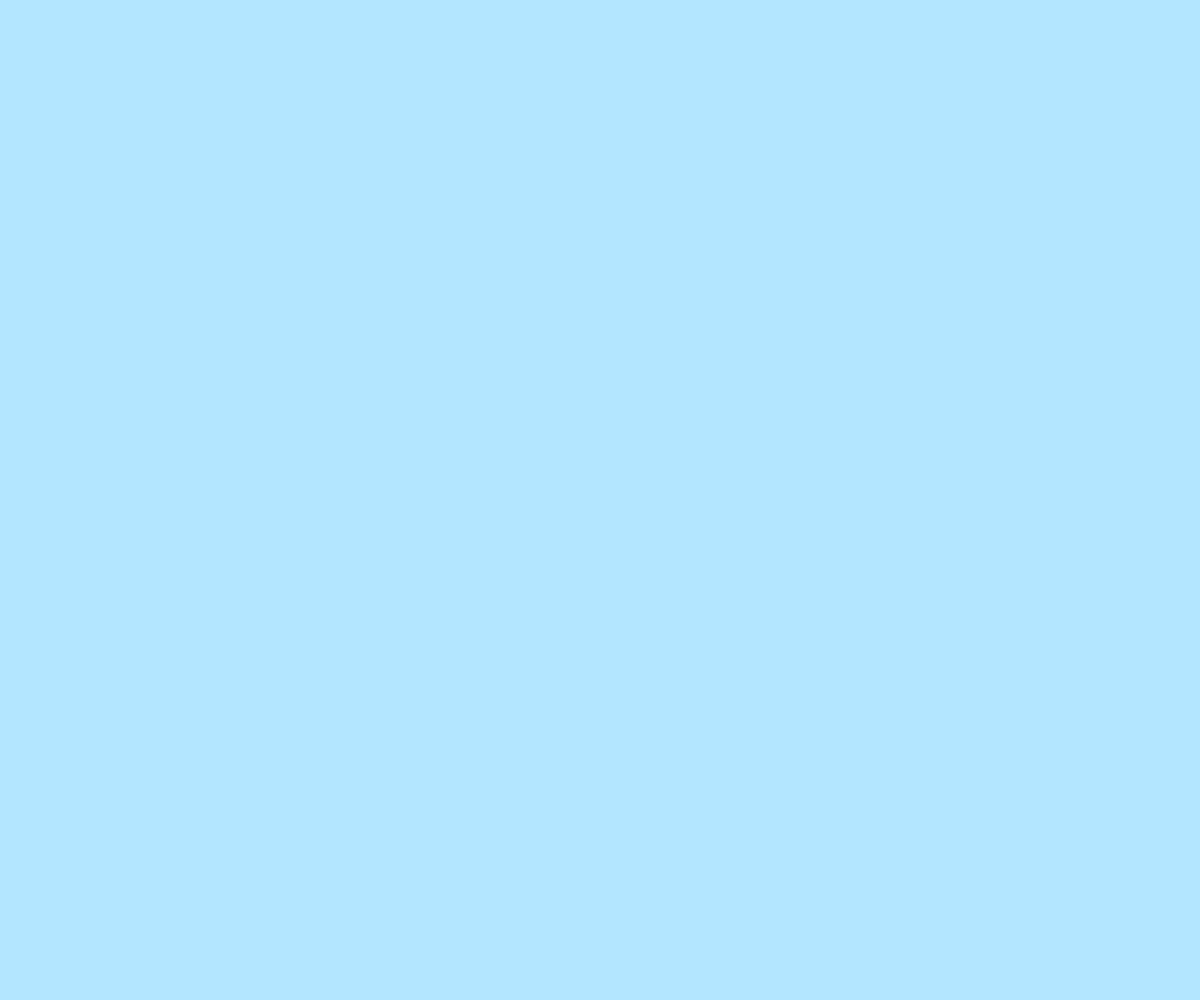
Frame 1 (no input)
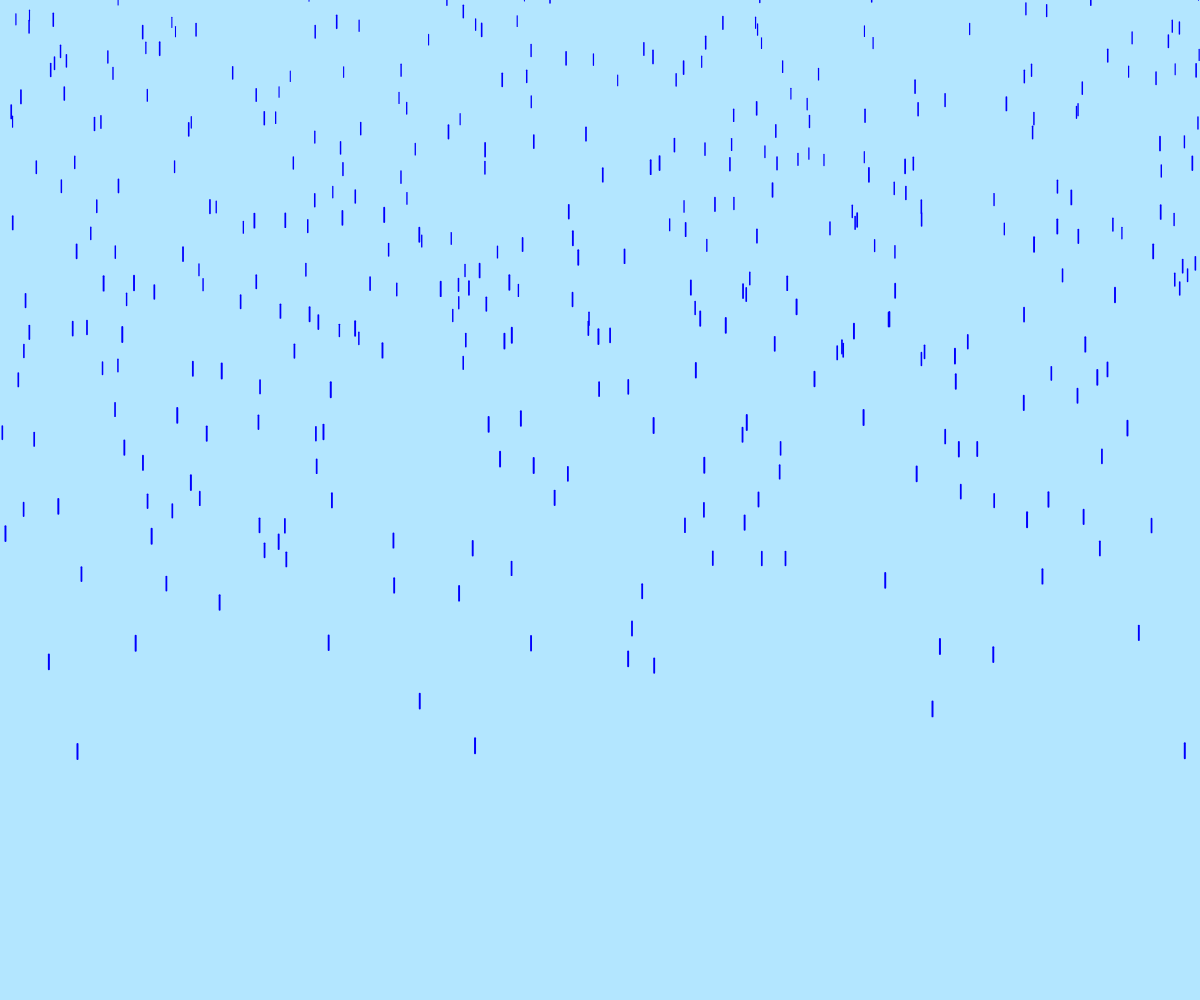
Frame 60 (no input)
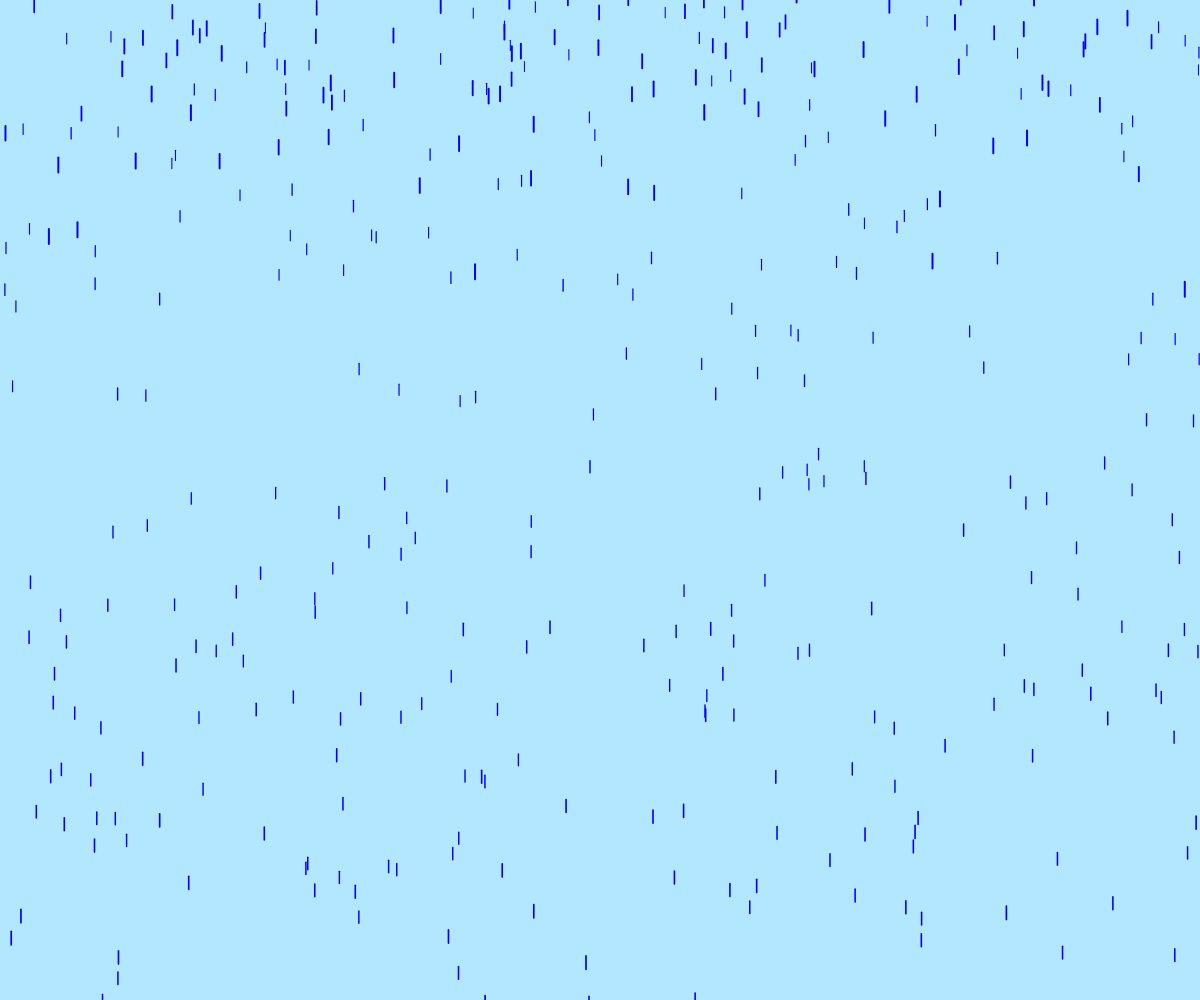
Frame 120 (the mouse pressed at the canvas centre since frame 60)

The p5.js sketch that drew these frames (run headless with seeded random() and noise() and a simulated clock; from frame 60 on, the mouse is pressed at the canvas centre):

// p5.js sketch
// ── sketch.js
var drops = [];

function setup() {
  createCanvas(windowWidth, windowHeight);
  for (var i = 0; i < 500; i++) {
    drops[i] = new Drop();
  }
}

function draw() {
  background(179, 230, 255);
  for (var i = 0; i < drops.length; i++) {
    drops[i].fall();
    drops[i].show();
  }
}


function Drop() {
  this.x = random(width);
  this.y = random(-500, -50);
  this.z = random(0, 10);
  this.len = map(this.z, 0, 20, 10, 20);
  this.yspeed = map(this.z, 0, 20, 1, 20);

  this.fall = function() {
    this.y = this.y + this.yspeed;
    var grav = map(this.z, 0, 20, 0, 0.2);
    this.yspeed = this.yspeed + grav;

    if (this.y > height) {
      this.y = random(-200, -100);
      this.yspeed = map(this.z, 0, 20, 4, 10);
    }
  }

  this.show = function() {
    var thick = map(this.z, 0, 20, 1, 3);
    strokeWeight(thick);
    stroke(0, 0, 255);
    line(this.x, this.y, this.x, this.y+this.len);
  }
}
